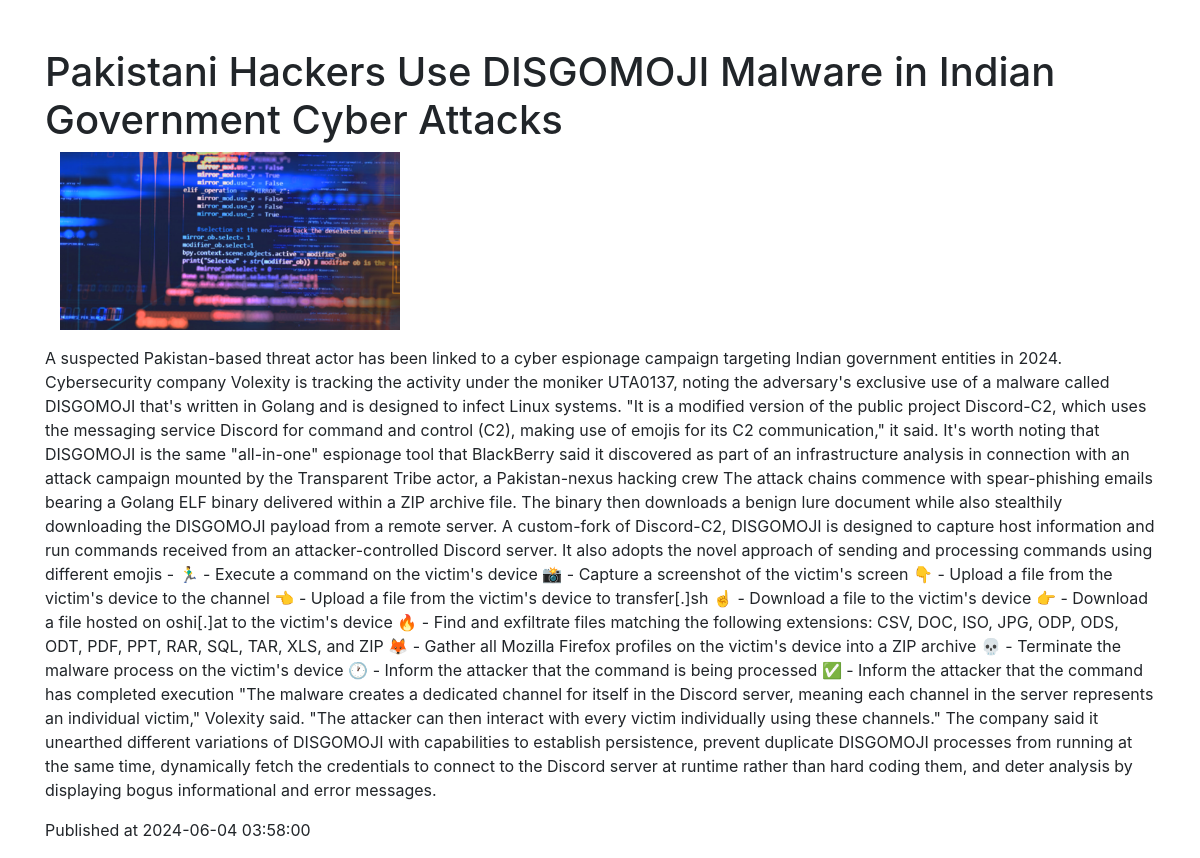
The app's page /article/9 with its own data.
### main.py (models this page shows, shortened)
class Article(db.Model):
    id = db.Column(db.Integer, primary_key=True)
    title = db.Column(db.String(200), nullable=False)
    description = db.Column(db.String(500), nullable=False)
    image_file = db.Column(db.String(300), nullable=True)
    publishedAt = db.Column(db.DateTime, nullable=False, default=datetime.utcnow)

### main.py (the view)
@app.route('/article/<int:article_id>', methods=['GET'])
def get_article(article_id):
    article = Article.query.get(article_id)
    if not article:
        return render_template('404.html'), 404
    return render_template('article.html', article=article)

### templates/article.html (shortened to what this page needs)
<!doctype html>
<html lang="en">
<head>
    <link href="https://stackpath.bootstrapcdn.com/bootstrap/4.3.1/css/bootstrap.min.css" rel="stylesheet">
</head>
<body>
<div class="container">
    <h1 class="mt-5">{{ article.title }}</h1>
    <div class="col-md-4">
        <img src="{{ url_for('static', filename=article.image_file) }}" class="img-fluid mb-3" alt="Article Image">
    </div>
    <p>{{ article.description }}</p>
    <p class="mt-3">Published at {{ article.publishedAt }}</p>
</div>
</body>
</html>

### records on screen
Article: title "Pakistani Hackers Use DISGOMOJI Malware in Indian Government Cyber Attacks", image_file (picture), description "A suspected Pakistan-based threat actor has been linked to a cyber espionage campaign targeting Indian government entities in 2024. Cybersecurity company Volexity is tracking the activity under the moniker UTA0137, noting the adversary's exclusive use of a malware called DISGOMOJI that's written in Golang and is designed to infect Linux systems. \"It is a modified version of the public project Discord-C2, which uses the messaging service Discord for command and control (C2), making use of emojis for its C2 communication,\" it said. It's worth noting that DISGOMOJI is the same \"all-in-one\" espionage tool that BlackBerry said it discovered as part of an infrastructure analysis in connection…", publishedAt "2024-06-04 03:58:00"
